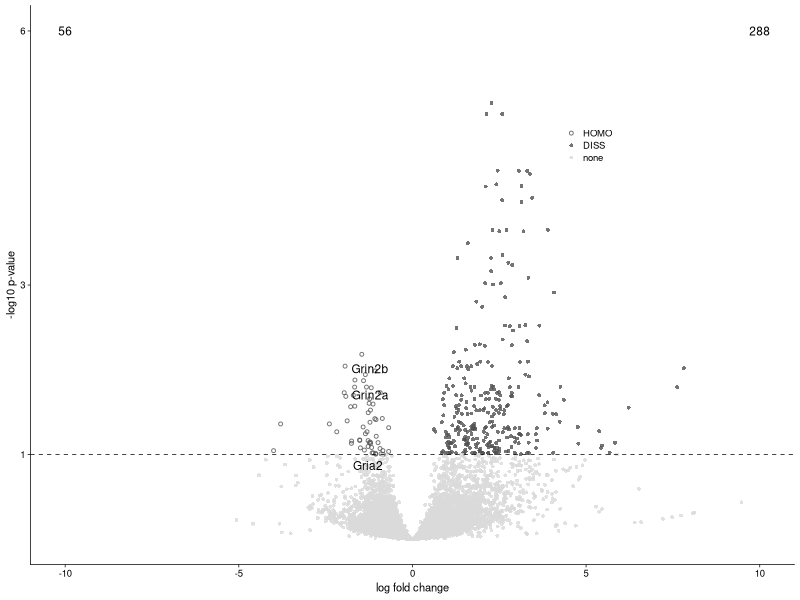
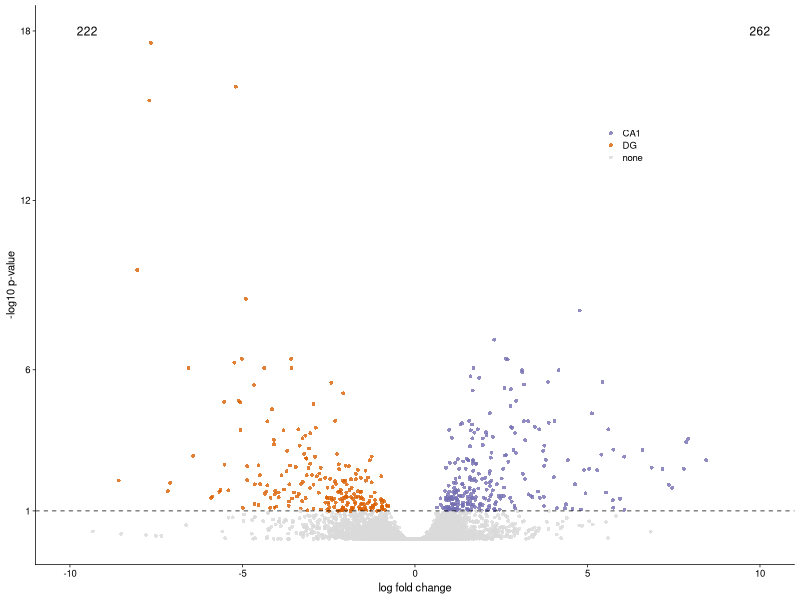

R code for these plots, in order:
## ---- chunk 1
library(ggplot2)
library(cowplot)
library(dplyr)
library(ggrepel)

# set output file for figures 
knitr::opts_chunk$set(fig.path = './figures/02_volcanoplots/')
## ---- chunk 2
# dissocation DEGes
dissociation <- read.csv("./results/01_dissociation_volcanoTreatment.csv", header = T, row.names = 1)

#set levels
dissociation$color <- factor(dissociation$color,
                             levels = c("HOMO", "DISS", "none"))

#set colors
dissociationcolor <-  c("HOMO" = "#525252", "DISS" = "#525252", "none" = "#d9d9d9")

# create list of candidate learning and memory genes
candidates <- dissociation %>%
  dplyr::filter(grepl('Ncs|Nsf|Gria|Grin|Grim|Dlg|Prkc|Camk2|Fmr1|Creb', gene)) %>%
  droplevels()
candidates <- candidates[,c(1)]
candidates

# subfield specific degs
subfield <- read.csv("./results/01_dissociation_volcanoCA1DG.csv", header = T, row.names = 1)

## ---- chunk 3
volcanoplot <- ggplot(dissociation, aes(x = lfc, y = pvalue)) + 
  geom_point(aes(color = factor(color), shape = factor(color)), 
             size = 1, alpha = 0.8, na.rm = T) + 
  theme_cowplot(font_size = 8, line_size = 0.25) +
    theme( legend.title = element_blank(),
        legend.position=c(.7,.75),
        panel.grid.minor=element_blank(),
        panel.grid.major=element_blank()) +
  scale_color_manual(values = dissociationcolor) +
  scale_x_continuous(name="log fold change",
                      limits = c(-10, 10)) +
  scale_y_continuous(name="-log10 p-value",
                     limits = c(0, 6),
                     breaks = c(1,3,6)) +
  geom_hline(yintercept = 1,  size = 0.25, linetype = 2 ) + 
  scale_shape_manual(values = c(1,16,16))  +
    
    geom_text_repel(data=filter(dissociation, gene %in% candidates & pvalue>1),
                    aes(label=gene), size = 3,
                    box.padding = unit(0.25, 'lines'),
                    point.padding = unit(0.5, 'lines'))  +
  
    annotate("text", label = "56", x = -10, y = 6, size = 3, color = "black") + 
    annotate("text", label = "288", x = 10, y = 6, size = 3, color = "black")
volcanoplot  

  
## ---- chunk 4
volcanoplot2 <- ggplot(subfield, aes(x = lfc, y = pvalue)) + 
  geom_point(aes(color = factor(color), shape = factor(color)), 
             size = 1, alpha = 0.8, na.rm = T) + 
  theme_cowplot(font_size = 8, line_size = 0.25) +
  theme(legend.title=element_blank(),
        legend.position=c(.75,.75),
        panel.grid.minor=element_blank(),
        panel.grid.major=element_blank()) + 
  scale_color_manual(values = c("CA1" = "#7570b3",
                                "DG" = "#d95f02", 
                                "none" = "#d9d9d9")) +   
  scale_x_continuous(name="log fold change",
                     limits = c(-10, 10)) +
  scale_y_continuous(name="-log10 p-value",
                     limits = c(0, 18),
                     breaks = c(1,6,12,18)) +
  geom_hline(yintercept = 1,  size = 0.25, linetype = 2 ) + 
  scale_shape_manual(values = c(16,16,16)) +
  
      annotate("text", label = "222", x = -9.5, y = 18, size = 3, color = "black") + 
    annotate("text", label = "262", x = 10, y = 18, size = 3, color = "black")
volcanoplot2 


